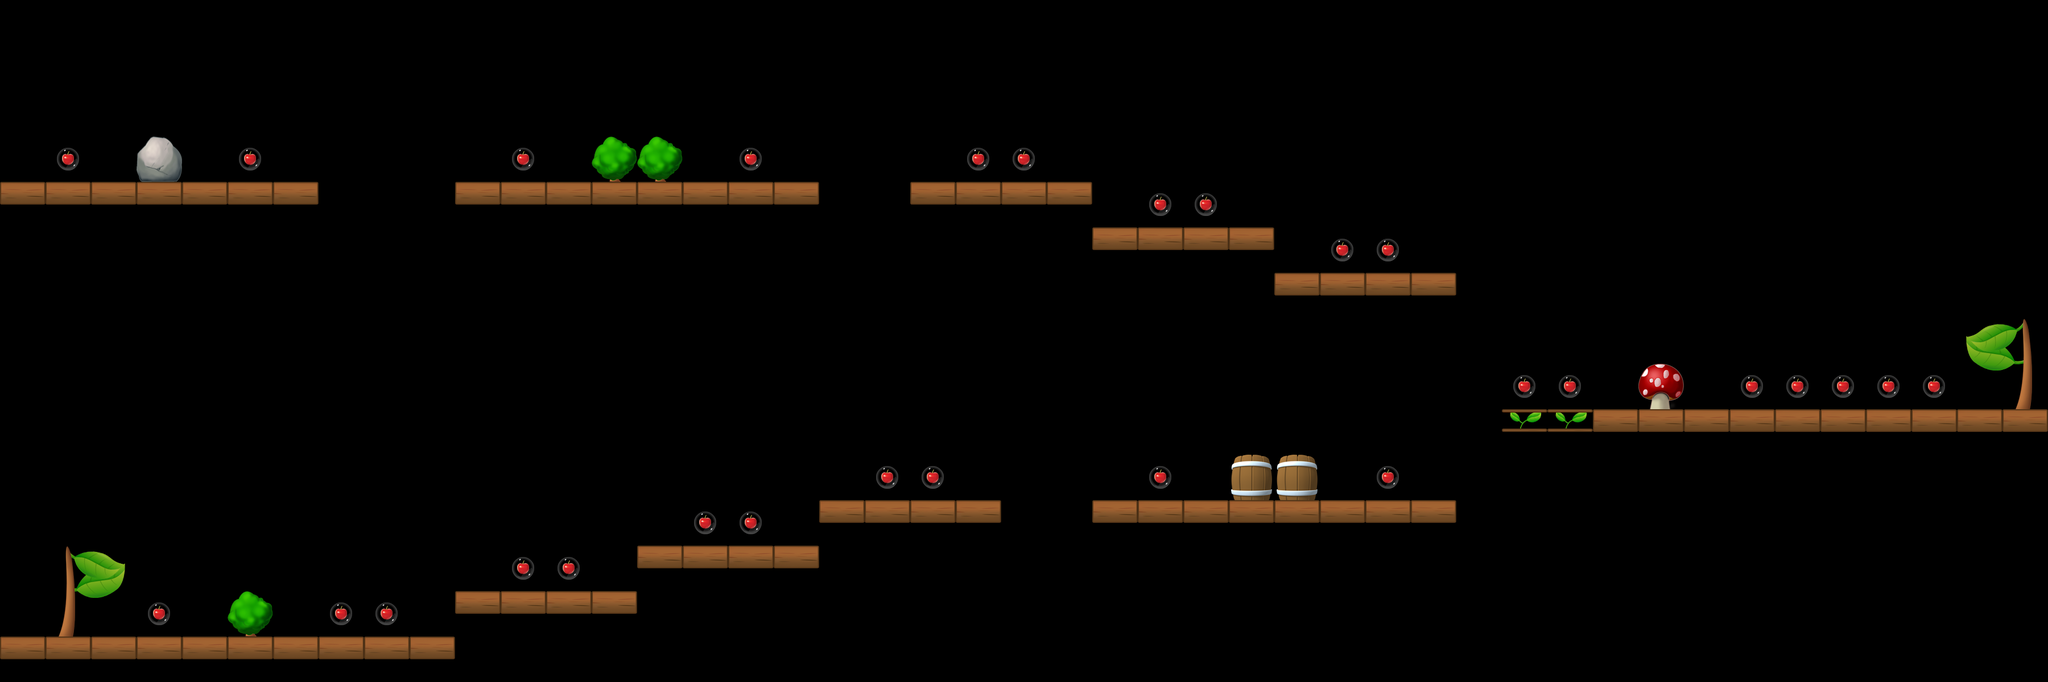

Tiled map render using the project's own tile images. Description and the map definition, with tile-layer contents summarised, below:
An orthogonal 45x15 tile map with 80x80 px tiles, 1 tile layer (Level).

<map version="1.0" orientation="orthogonal" width="45" height="15" tilewidth="80" tileheight="80">
 <properties>
  <property name="StartDirection" value="0" />
 </properties>
 <tileset firstgid="1" name="Untitled" tilewidth="80" tileheight="80">
  <image source="tileset.png" width="640" height="320" />
 </tileset>
 <layer name="Level" width="45" height="15">
  <data>[675 cells, 113 non-empty, 16 distinct tile ids]</data>
 </layer>
</map>
